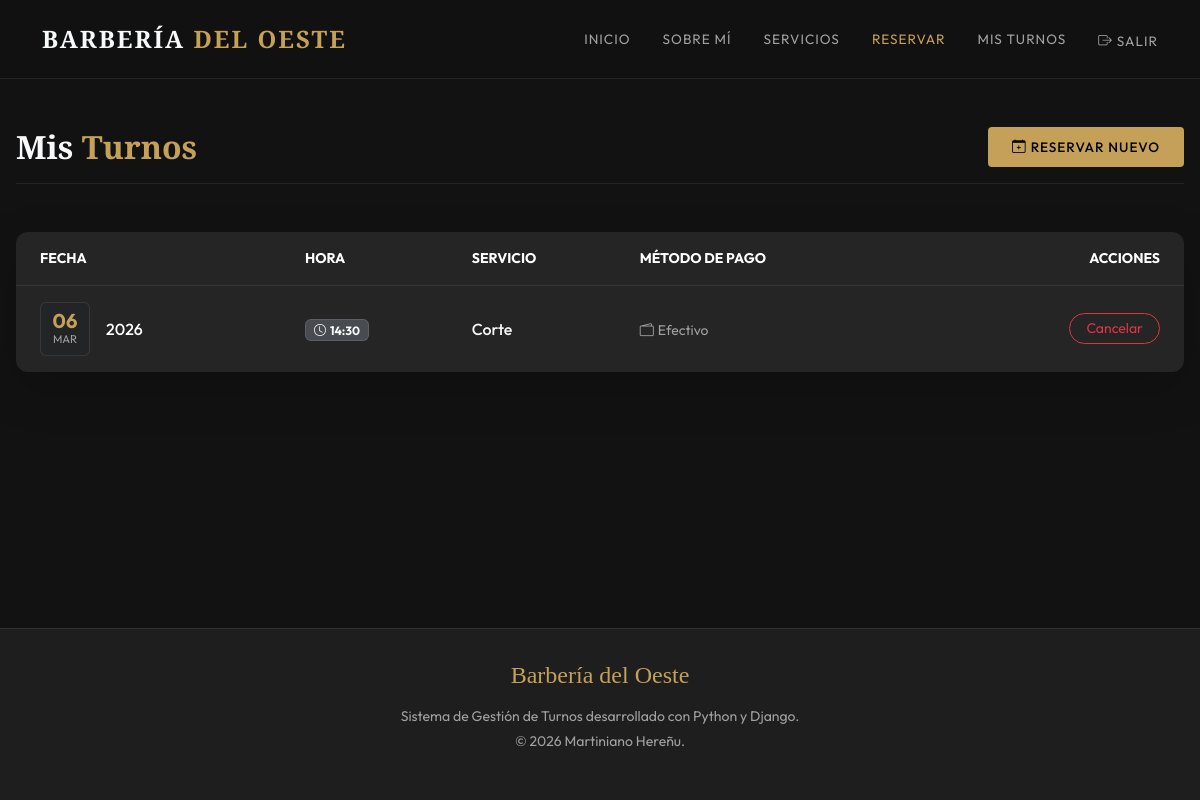
The app's page /mis-turnos/ (signed in), older data.
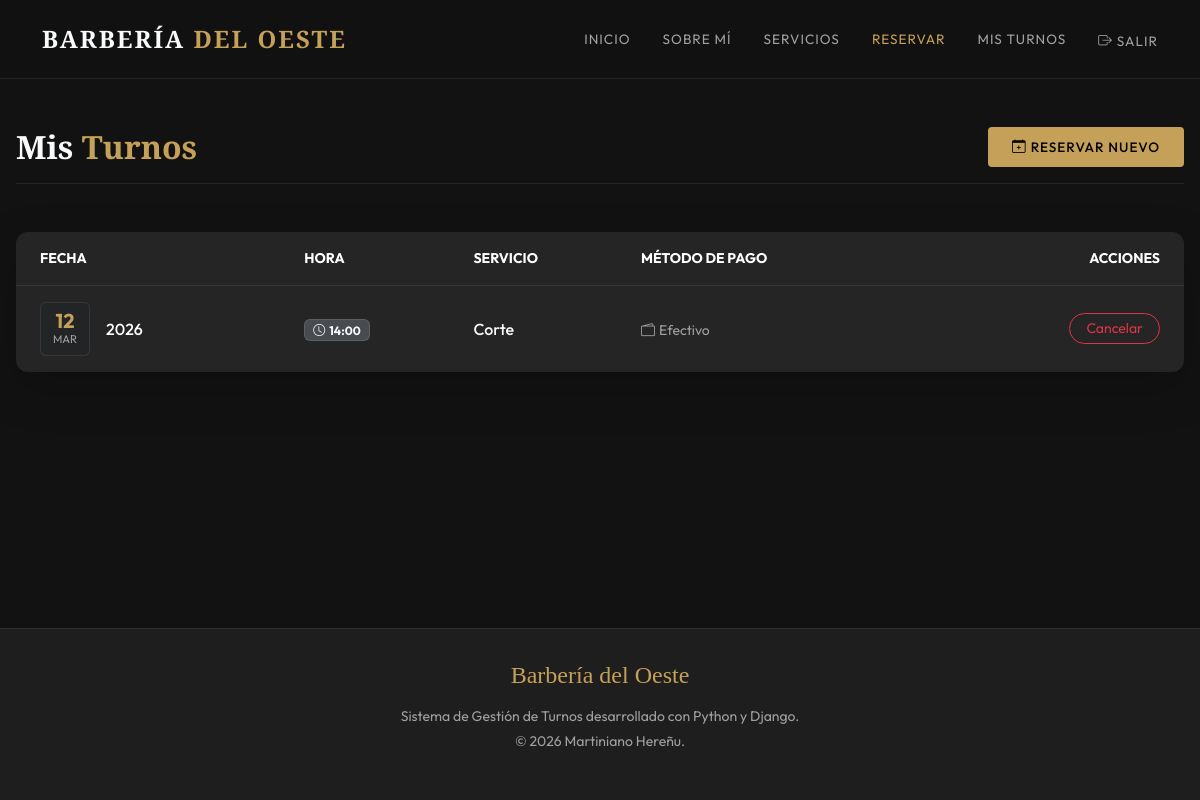
The same page, newer data.
### myapp/models.py (models this page shows, shortened)
class Turno(models.Model):
    METODO_PAGO = [
        ('EFECTIVO', 'Efectivo'),
        ('TRANSFERENCIA', 'Transferencia'),
    ]
    ESTADO_TURNO = [
        ('PENDIENTE', 'Pendiente'),
        ('ATENDIDO', 'Atendido'),
        ('AUSENTE', 'Ausente'),
        ('CANCELADO', 'Cancelado'),
    ]
    cliente = models.ForeignKey(User, on_delete=models.CASCADE)
    servicio = models.ForeignKey(Servicio, on_delete=models.CASCADE)
    fecha = models.DateField()
    hora = models.TimeField()
    metodo_pago = models.CharField(max_length=20, choices=METODO_PAGO)
    estado = models.CharField(max_length=20, choices=ESTADO_TURNO, default='PENDIENTE')
    creado = models.DateTimeField(auto_now_add=True)
    class Meta:
        unique_together = ('fecha', 'hora')
        ordering = ['fecha', 'hora']

class Servicio(models.Model):
    nombre = models.CharField(max_length=100)
    descripcion = models.TextField(blank=True, null=True)
    precio = models.DecimalField(max_digits=8, decimal_places=2)
    duracion_minutos = models.IntegerField()

### myapp/views.py (the view)
# urls.py: path("mis-turnos/", MisTurnosListView.as_view(), name="mis_turnos"),
class MisTurnosListView(LoginRequiredMixin, ListView):
    model = Turno
    template_name = "myapp/mis_turnos.html"
    context_object_name = "turnos"
    def get_queryset(self):
        return Turno.objects.filter(cliente=self.request.user)

### myapp/templates/myapp/mis_turnos.html (shortened to what this page needs)
{% extends 'myapp/base.html' %}
{% block contenido %}
<div class="d-flex justify-content-between align-items-center mb-5 border-bottom border-dark pb-3">
    <h2 class="fw-bold m-0 font-playfair">Mis <span class="text-gold">Turnos</span></h2>
    <a href="{% url 'crear_turno' %}" class="btn btn-gold btn-sm"><i class="bi bi-calendar-plus me-1"></i>Reservar Nuevo</a>
</div>
{% if turnos %}
    <div class="card shadow-lg border-0 mb-4 bg-card">
        <div class="card-body p-0">
            <div class="table-responsive">
                <table class="table table-dark table-hover align-middle mb-0 custom-table">
                    <thead class="text-uppercase small text-muted">
                        <tr>
                            <th class="ps-4 py-3 font-weight-normal border-bottom-0">Fecha</th>
                            <th class="py-3 font-weight-normal border-bottom-0">Hora</th>
                            <th class="py-3 font-weight-normal border-bottom-0">Servicio</th>
                            <th class="py-3 font-weight-normal border-bottom-0">Método de Pago</th>
                            <th class="pe-4 py-3 font-weight-normal border-bottom-0 text-end">Acciones</th>
                        </tr>
                    </thead>
                    <tbody>
                        {% for turno in turnos %}
                        <tr>
                            <td class="ps-4">
                                <div class="d-flex align-items-center">
                                    <div class="bg-dark bg-opacity-50 p-2 rounded me-3 text-center border border-secondary border-opacity-25" style="min-width: 50px;">
                                        <span class="d-block text-gold fw-bold fs-5 lh-1">{{ turno.fecha|date:"d" }}</span>
                                        <span class="d-block small text-muted text-uppercase" style="font-size: 0.7rem;">{{ turno.fecha|date:"M" }}</span>
                                    </div>
                                    <span class="fw-medium">{{ turno.fecha|date:"Y" }}</span>
                                </div>
                            </td>
                            <td><span class="badge bg-secondary bg-opacity-50 text-light border border-secondary border-opacity-50 px-2 py-1"><i class="bi bi-clock me-1"></i>{{ turno.hora|time:"H:i" }}</span></td>
                            <td class="fw-medium text-light">{{ turno.servicio.nombre }}</td>
                            <td><span class="text-muted small"><i class="bi bi-wallet2 me-1"></i>{{ turno.get_metodo_pago_display }}</span></td>
                            <td class="pe-4 text-end">
                                <a href="{% url 'cancelar_turno' turno.id %}" class="btn btn-outline-danger btn-sm rounded-pill px-3">Cancelar</a>
                            </td>
                        </tr>
                        {% endfor %}
                    </tbody>
                </table>
            </div>
        </div>
    </div>
{% endif %}
{% endblock %}

Row changes from the older to the newer data that the page shows:
removed Turno: fecha "06", fecha "MAR", fecha "2026", hora "14:30", servicio.nombre "Corte", metodo_pago "Efectivo"
added Turno: fecha "12", fecha "MAR", fecha "2026", hora "14:00", servicio.nombre "Corte", metodo_pago "Efectivo"
